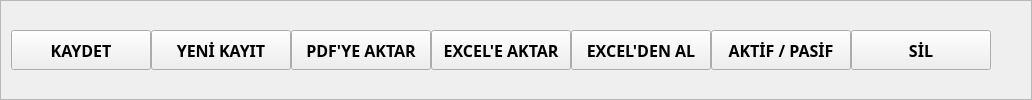
    <widget class="QFrame" name="middle_n_frame">
     <property name="minimumSize">
      <size>
       <width>0</width>
       <height>50</height>
      </size>
     </property>
     <property name="frameShape">
      <enum>QFrame::Shape::StyledPanel</enum>
     </property>
     <property name="frameShadow">
      <enum>QFrame::Shadow::Raised</enum>
     </property>
     <layout class="QGridLayout" name="gridLayout_4">
      <property name="leftMargin">
       <number>0</number>
      </property>
      <property name="topMargin">
       <number>0</number>
      </property>
      <property name="rightMargin">
       <number>0</number>
      </property>
      <property name="bottomMargin">
       <number>0</number>
      </property>
      <property name="spacing">
       <number>0</number>
      </property>
      <item row="0" column="0">
       <layout class="QGridLayout" name="gridLayout_3">
        <property name="leftMargin">
         <number>10</number>
        </property>
        <property name="spacing">
         <number>0</number>
        </property>
        <item row="0" column="3">
         <widget class="QPushButton" name="btn_excele_aktar">
          <property name="sizePolicy">
           <sizepolicy hsizetype="Fixed" vsizetype="Fixed">
            <horstretch>0</horstretch>
            <verstretch>0</verstretch>
           </sizepolicy>
          </property>
          <property name="minimumSize">
           <size>
            <width>140</width>
            <height>0</height>
           </size>
          </property>
          <property name="maximumSize">
           <size>
            <width>140</width>
            <height>40</height>
           </size>
          </property>
          <property name="font">
           <font>
            <family>DaytonaPro</family>
            <pointsize>12</pointsize>
            <italic>false</italic>
            <bold>true</bold>
           </font>
          </property>
          <property name="text">
           <string>EXCEL'E AKTAR</string>
          </property>
         </widget>
        </item>
        <item row="0" column="1">
         <widget class="QPushButton" name="btn_yeni">
          <property name="sizePolicy">
           <sizepolicy hsizetype="Fixed" vsizetype="Fixed">
            <horstretch>0</horstretch>
            <verstretch>0</verstretch>
           </sizepolicy>
          </property>
          <property name="minimumSize">
           <size>
            <width>140</width>
            <height>0</height>
           </size>
          </property>
          <property name="maximumSize">
           <size>
            <width>140</width>
            <height>40</height>
           </size>
          </property>
          <property name="font">
           <font>
            <family>DaytonaPro</family>
            <pointsize>12</pointsize>
            <italic>false</italic>
            <bold>true</bold>
           </font>
          </property>
          <property name="text">
           <string>YENİ KAYIT</string>
          </property>
         </widget>
        </item>
        <item row="0" column="2">
         <widget class="QPushButton" name="btn_pdfye_aktar">
          <property name="sizePolicy">
           <sizepolicy hsizetype="Fixed" vsizetype="Fixed">
            <horstretch>0</horstretch>
            <verstretch>0</verstretch>
           </sizepolicy>
          </property>
          <property name="minimumSize">
           <size>
            <width>140</width>
            <height>0</height>
           </size>
          </property>
          <property name="maximumSize">
           <size>
            <width>140</width>
            <height>40</height>
           </size>
          </property>
          <property name="font">
           <font>
            <family>DaytonaPro</family>
            <pointsize>12</pointsize>
            <italic>false</italic>
            <bold>true</bold>
           </font>
          </property>
          <property name="text">
           <string>PDF'YE AKTAR</string>
          </property>
         </widget>
        </item>
        <item row="0" column="7">
         <spacer name="horizontalSpacer_3">
          <property name="orientation">
           <enum>Qt::Orientation::Horizontal</enum>
          </property>
          <property name="sizeHint" stdset="0">
           <size>
            <width>40</width>
            <height>20</height>
           </size>
          </property>
         </spacer>
        </item>
        <item row="0" column="0">
         <widget class="QPushButton" name="btn_kaydet">
          <property name="sizePolicy">
           <sizepolicy hsizetype="Fixed" vsizetype="Fixed">
            <horstretch>0</horstretch>
            <verstretch>0</verstretch>
           </sizepolicy>
          </property>
          <property name="minimumSize">
           <size>
            <width>140</width>
            <height>0</height>
           </size>
          </property>
          <property name="maximumSize">
           <size>
            <width>140</width>
            <height>40</height>
           </size>
          </property>
          <property name="font">
           <font>
            <family>DaytonaPro</family>
            <pointsize>12</pointsize>
            <italic>false</italic>
            <bold>true</bold>
           </font>
          </property>
          
          <property name="text">
           <string>KAYDET</string>
          </property>
         </widget>
        </item>
        <item row="0" column="6">
         <widget class="QPushButton" name="btn_sil">
          <property name="sizePolicy">
           <sizepolicy hsizetype="Fixed" vsizetype="Fixed">
            <horstretch>0</horstretch>
            <verstretch>0</verstretch>
           </sizepolicy>
          </property>
          <property name="minimumSize">
           <size>
            <width>140</width>
            <height>0</height>
           </size>
          </property>
          <property name="maximumSize">
           <size>
            <width>140</width>
            <height>40</height>
           </size>
          </property>
          <property name="font">
           <font>
            <family>DaytonaPro</family>
            <pointsize>12</pointsize>
            <italic>false</italic>
            <bold>true</bold>
           </font>
          </property>
          <property name="focusPolicy">
           <enum>Qt::FocusPolicy::StrongFocus</enum>
          </property>
          <property name="text">
           <string>SİL</string>
          </property>
         </widget>
        </item>
        <item row="0" column="5">
         <widget class="QPushButton" name="btn_aktifpasif">
          <property name="sizePolicy">
           <sizepolicy hsizetype="Fixed" vsizetype="Fixed">
            <horstretch>0</horstretch>
            <verstretch>0</verstretch>
           </sizepolicy>
          </property>
          <property name="minimumSize">
           <size>
            <width>140</width>
            <height>0</height>
           </size>
          </property>
          <property name="maximumSize">
           <size>
            <width>140</width>
            <height>40</height>
           </size>
          </property>
          <property name="font">
           <font>
            <family>DaytonaPro</family>
            <pointsize>12</pointsize>
            <italic>false</italic>
            <bold>true</bold>
           </font>
          </property>
          <property name="text">
           <string>AKTİF / PASİF</string>
          </property>
          <property name="checkable">
           <bool>false</bool>
          </property>
          <property name="checked">
           <bool>false</bool>
          </property>
         </widget>
        </item>
        <item row="0" column="4">
         <widget class="QPushButton" name="btn_excel_yukle">
          <property name="sizePolicy">
           <sizepolicy hsizetype="Fixed" vsizetype="Fixed">
            <horstretch>0</horstretch>
            <verstretch>0</verstretch>
           </sizepolicy>
          </property>
          <property name="minimumSize">
           <size>
            <width>140</width>
            <height>0</height>
           </size>
          </property>
          <property name="maximumSize">
           <size>
            <width>140</width>
            <height>40</height>
           </size>
          </property>
          <property name="font">
           <font>
            <family>DaytonaPro</family>
            <pointsize>12</pointsize>
            <italic>false</italic>
            <bold>true</bold>
           </font>
          </property>
          <property name="text">
           <string>EXCEL'DEN AL</string>
          </property>
         </widget>
        </item>
       </layout>
      </item>
     </layout>
    </widget>
